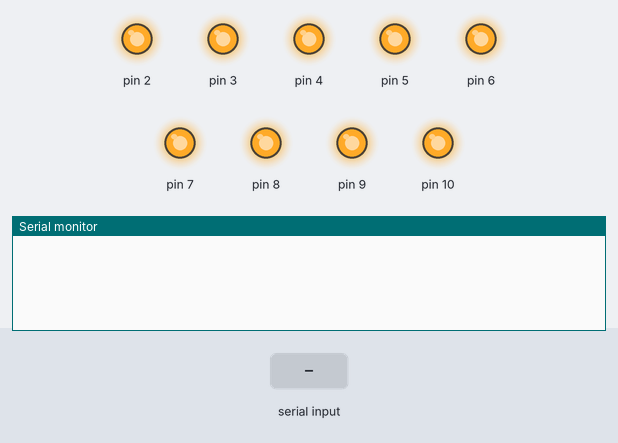
Recording of a sketch running on a simulated Arduino Leonardo, built with avr-gcc and run on an emulated ATmega32U4. On the bench: output pins drawn as LEDs (lit = HIGH), the last lines printed to the serial monitor. The inputs (shaded band) are chosen by the test bench.

Above: at 1.2 s.
1.3 s: "b" received over Serial
At 1.8 s:
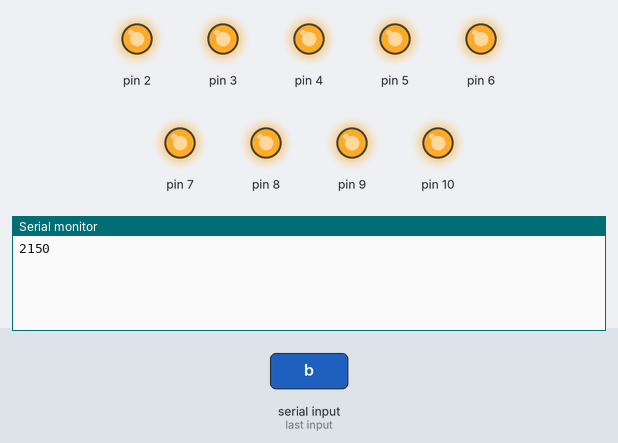
2.8 s: "p90\n" received over Serial
At 4.1 s:
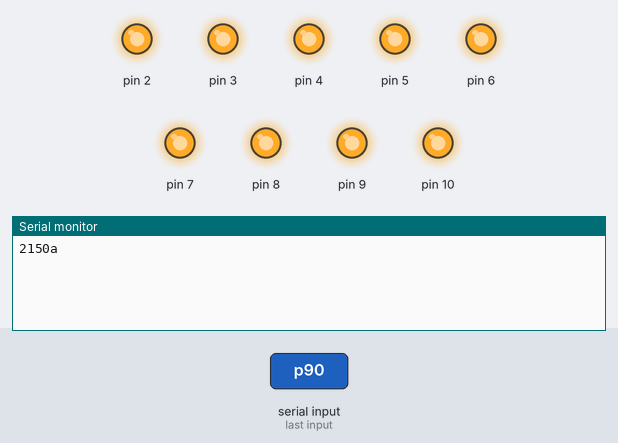

The sketch:

RasmCommand.ino
```cpp
/**
 * This program runs a command interface over Serial1 for interacting with the
 * RASM's electrical and electromechanical systems. More specifically, controlling
 * the six motors, reading the six encoders, reading the battery voltage, and
 * pinging are made possible by this program. The serial communication protocol
 * for these four commands is defined below. Note that in this context, 'receive'
 * and 'transmit' are synonyms for 'request' and 'response'.
 *
 * Ping
 *     receive: p
 *       p - header char
 *     transmit: a
 *       a - acknowledgement char
 * Set Motor
 *     receive: m[0-5][frz][0-1][0-9][0-9]
 *       m - header char
 *       [0-5] - joint select
 *       [frz] - motor state (forward, reverse, or high-impedance)
 *       [0-9][0-9] - big-endian motor duty cycle in range [0,99]
 *     transmit: none
 * Read Encoder
 *     receive: e[0-5]
 *       e - header char
 *       [0-5] - joint select
 *     transmit: [0-9][0-9][0-9][0-1]
 *       [0-9][0-9][0-9][0-1] - little-endian encoder value in range [0,1023]
 * Read Battery
 *     receive: b
 *       b - header char
 *     transmit: [0-9][0-9][0-9][0-1]
 *       [0-9][0-9][0-9][0-1] - little-endian ADC value in range [0,1023]
 *
 * The serial read timeout is set to 50 milliseconds. If a timeout ever occurs
 * when waiting for the rest of a received command after the initial header
 * char has been read, then nothing will be transmitted.
 *
 * If any one of the motors is set to a non-zero level and none of the motors
 * is subsequently set within the next 100 milliseconds then all motor levels
 * will be automatically reset to a speed  of 0. This is a fail-safe meant to
 * keep the joints from going out of range if there is an inadvertent disconnect.
 */

#include <Rasm.hpp>

// function pre-declarations:
void set_pwm_frequency();
void zero_motors();

// settings
static const int serial_timeout = 50;
static const int override_delay = 100;

RasmMotorSet *motors;
RasmEncoderSet *encoders;
int battery_pin;
long last_motor_set_time = 0;
bool motors_zeroed = false;


void setup()
{
  Serial.begin(9600);
  // initialize serial port
  Serial.setTimeout(serial_timeout);

  // configure pwm frequencies for certain motor driver pins
  set_pwm_frequency();

  // initialize motor control pins
  // All pins are digital-output except for the m1_IN2 and m2_IN2 pins
  // which are analog output and therefore must be pwm capable.

  // pin assignments for dual motor driver #1
  // shoulder (m1) and elbow (m2)
  DualMotorPins dmp1;
  dmp1.m1_IN1 = 28;
  dmp1.m1_IN2 = 8;
  dmp1.m1_D1 = 22;
  dmp1.m1_D2 = 22;
  dmp1.m2_IN1 = 27;
  dmp1.m2_IN2 = 7;
  dmp1.m2_D1 = 22;
  dmp1.m2_D2 = 22;
  dmp1.enable = 22;
  dmp1.slew = 22;

  // pin assignments for dual motor driver #2
  // m1 is wrist-pitch and m2 is wrist roll
  DualMotorPins dmp2;
  dmp2.m1_IN1 = 26;
  dmp2.m1_IN2 = 6;
  dmp2.m1_D1 = 22;
  dmp2.m1_D2 = 22;
  dmp2.m2_IN1 = 25;
  dmp2.m2_IN2 = 5;
  dmp2.m2_D1 = 22;
  dmp2.m2_D2 = 22;
  dmp2.enable = 22;
  dmp2.slew = 22;

  // pin assignments for dual motor driver #3
  // m1 is wrist-roll and m2 is base
  DualMotorPins dmp3;
  dmp3.m1_IN1 = 24;
  dmp3.m1_IN2 = 3;
  dmp3.m1_D1 = 22;
  dmp3.m1_D2 = 22;
  dmp3.m2_IN1 = 23;
  dmp3.m2_IN2 = 2;
  dmp3.m2_D1 = 22;
  dmp3.m2_D2 = 22;
  dmp3.enable = 22;
  dmp3.slew = 22;

  // driver-to-joint assignments
  RasmMotorSet::DriversToJoints dtj;
  dtj.driver1_m1_joint = Joint::SHOULDER;
  dtj.driver1_m2_joint = Joint::ELBOW;
  dtj.driver2_m1_joint = Joint::WRIST_PITCH;
  dtj.driver2_m2_joint = Joint::WRIST_ROLL;
  dtj.driver3_m1_joint = Joint::WRIST_YAW;
  dtj.driver3_m2_joint = Joint::BASE;

  motors = new RasmMotorSet(dmp1, dmp2, dmp3, dtj);
  zero_motors();

  // initialize encoders
  // analog-read pin assignments for each joint
  RasmEncoderSet::AdcPins encoder_pins;
  encoder_pins.base = A5;
  encoder_pins.shoulder = A4;
  encoder_pins.elbow = A3;
  encoder_pins.wristyaw = A2;
  encoder_pins.wristpitch = A1;
  encoder_pins.wristroll = A0;

  encoders = new RasmEncoderSet(encoder_pins);

  // initialize battery-read pin
  battery_pin = A6;
}


void loop()
{
  // override motor speeds to 0 if too much time has
  // passed since the last motor set command
  if (!motors_zeroed && millis() - last_motor_set_time > override_delay)
    zero_motors();

  // continue only if serial data is available
  if (!Serial.available())
    return;

  //Serial.println("received");

  // pre-declarations to avoid scoping problems accross switch cases
  char buf[5];
  Joint joint;
  int dutycycle, enc_val, batt_val;

  char header_char = Serial.read();
  switch (header_char)
  {
    // ping
    // receive: p
    // transmit: a
    case 'p':
      Serial.write('a');
      Serial.flush();
      break;

    // set motor speed
    // receive: m[0-5][frz][0-9][0-9] (big-endian)
    // transmit: none
    case 'm':
      if (Serial.readBytes(buf, 4) < 4)
        break;

      joint = (Joint)(buf[0]-'0');
      MotorState state;
      if (buf[1] == 'f')
        state = MotorState::FORWARD;
      else if (buf[1] == 'r')
        state = MotorState::REVERSE;
      else
        state = MotorState::HIGHZ;
      dutycycle = 10*(buf[2]-'0') + (buf[3]-'0');
      motors->set_motor_state(joint, state);
      motors->set_motor_speed(joint, dutycycle);

      last_motor_set_time = millis();
      motors_zeroed = false;
      break;

    // read encoder
    // receive: e[0-5]
    // transmit: [0-9][0-9][0-9][0-9] (little-endian)
    case 'e':
      if (Serial.readBytes(buf, 1) < 1)
        break;

      joint = (Joint)(buf[0]-'0');
      enc_val = encoders->get_encoder_output(joint);
      for (int i = 0; i < 4; i++)
      {
        Serial.write((char)((enc_val%10) + '0'));
        enc_val /= 10;
      }
      Serial.flush();
      break;

    // read battery
    case 'b':
      batt_val = analogRead(battery_pin);
      for (int i = 0; i < 4; i++)
      {
        Serial.write((char)((batt_val%10) + '0'));
        batt_val /= 10;
      }
      Serial.flush();
      break;

    default:
      return;
  }
}


/**
 * This function changes the frequency of timers 3 and 4 (pins 2,3,5,6,7,8) to
 * 7812.5 Hz.
 *
 * The default frequency for pwm (analogWrite) output is <1kHz unless the
 * prescalar/divisor for the timer backing that pwm pin is modified. The
 * frequency should be greater than 1k (will likely reduce how obnoxious the
 * humming sound of a slow-moving motor is) but less than 11k (so that the motor
 * drivers don't need to be put into a high slew-rate mode).
 *
 * Note that Timer0 is used by the arduino core so no-touchy.
 * Here's a timer-to-pin map for the Mega 2560 (uses the ATmega2560):
 * timer   pin1  pin2  pin3
 * ------  ----  ----  ----
 * Timer0   4     13    --
 * Timer1   11    12    --
 * Timer2   9     10    --
 * Timer3   2     3     5
 * Timer4   6     7     8
 * Timer5   44    45    46
 *
 * The millis() and delay() functions rely on some combination of timers 0, 1,
 * and 2, so timers 3 and 4 will have their frequencies set to be used by the
 * motor drivers. This will allow for 6 total pwm outputs on pins 2,3,5,6,7,8
 * that are of the desired frequency.
 */
void set_pwm_frequency()
{
  // set divisors of 8 for timers 3 and 4
  // this will provide a frequency of 16MHz / 256 / 8 = 7812.5 Hz
  TCCR3B = (TCCR3B & 0b11111000) | 0x02;
  TCCR4B = (TCCR4B & 0b11111000) | 0x02;

  //struct Timer {T0, T1, T2, T3, T4, T5};
  //struct Divisor {_1, _8, _64, _256, _1024};
}


/**
 * Sets all motor states to forward and motor speeds to 0.
 * Also, sets motors_zeroed to true.
 */
void zero_motors()
{
  for (Joint joint = 0; joint < 6; joint = joint + 1)
  {
    motors->set_motor_state(joint, MotorState::FORWARD);
    motors->set_motor_speed(joint, 0);
  }
  motors_zeroed = true;
}
```

Measured:
- after the input at 1.3 s, the serial monitor: prints a new line at once (image 1)
- after the input at 2.8 s, the serial monitor: prints a new line at once (image 2)
